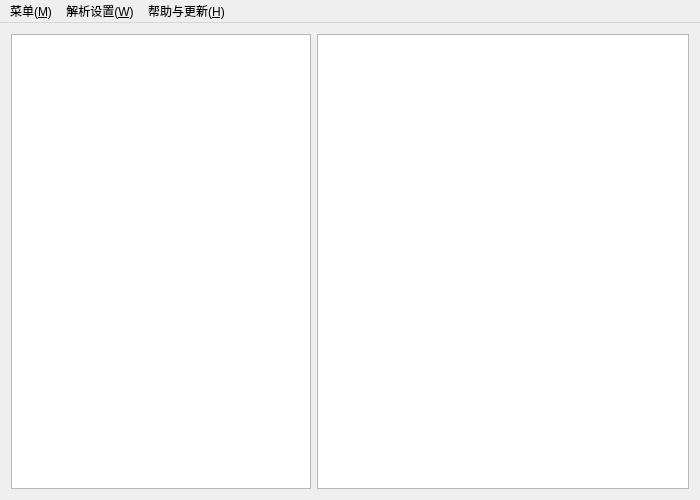
<?xml version="1.0" encoding="UTF-8"?>
<ui version="4.0">
 <class>MainWindow</class>
 <widget class="QMainWindow" name="MainWindow">
  <property name="geometry">
   <rect>
    <x>0</x>
    <y>0</y>
    <width>700</width>
    <height>500</height>
   </rect>
  </property>
  <property name="windowTitle">
   <string>国网1376.2规约报文解析</string>
  </property>
  <widget class="QWidget" name="centralWidget">
   <layout class="QVBoxLayout" name="verticalLayout">
    <item>
     <layout class="QHBoxLayout" name="horizontalLayout">
      <item>
       <widget class="QTextEdit" name="textEdit">
        <property name="minimumSize">
         <size>
          <width>100</width>
          <height>0</height>
         </size>
        </property>
        <property name="maximumSize">
         <size>
          <width>300</width>
          <height>16777215</height>
         </size>
        </property>
        <property name="html">
         <string>&lt;!DOCTYPE HTML PUBLIC &quot;-//W3C//DTD HTML 4.0//EN&quot; &quot;http://www.w3.org/TR/REC-html40/strict.dtd&quot;&gt;
&lt;html&gt;&lt;head&gt;&lt;meta name=&quot;qrichtext&quot; content=&quot;1&quot; /&gt;&lt;style type=&quot;text/css&quot;&gt;
p, li { white-space: pre-wrap; }
&lt;/style&gt;&lt;/head&gt;&lt;body style=&quot; font-family:'SimSun'; font-size:9pt; font-weight:400; font-style:normal;&quot;&gt;
&lt;p style=&quot;-qt-paragraph-type:empty; margin-top:0px; margin-bottom:0px; margin-left:0px; margin-right:0px; -qt-block-indent:0; text-indent:0px;&quot;&gt;&lt;br /&gt;&lt;/p&gt;&lt;/body&gt;&lt;/html&gt;</string>
        </property>
       </widget>
      </item>
      <item>
       <widget class="QTextBrowser" name="textBrowser">
        <property name="font">
         <font>
          <family>宋体</family>
         </font>
        </property>
       </widget>
      </item>
     </layout>
    </item>
   </layout>
  </widget>
  <widget class="QMenuBar" name="menuBar">
   <property name="geometry">
    <rect>
     <x>0</x>
     <y>0</y>
     <width>700</width>
     <height>17</height>
    </rect>
   </property>
   <widget class="QMenu" name="menu">
    <property name="title">
     <string>菜单(&amp;M)</string>
    </property>
    <addaction name="action_F1"/>
    <addaction name="action_F2"/>
    <addaction name="action_C"/>
    <addaction name="action_S"/>
    <addaction name="action_Q"/>
   </widget>
   <widget class="QMenu" name="menu_2">
    <property name="title">
     <string>解析设置(&amp;W)</string>
    </property>
    <addaction name="action_2013"/>
   </widget>
   <widget class="QMenu" name="menu_3">
    <property name="title">
     <string>帮助与更新(&amp;H)</string>
    </property>
    <addaction name="action"/>
    <addaction name="action_H"/>
    <addaction name="action_D"/>
   </widget>
   <addaction name="menu"/>
   <addaction name="menu_2"/>
   <addaction name="menu_3"/>
  </widget>
  <action name="action_F1">
   <property name="text">
    <string>打开报文(&amp;O) F1</string>
   </property>
  </action>
  <action name="action_F2">
   <property name="text">
    <string>解析报文(&amp;X) F2</string>
   </property>
  </action>
  <action name="action_C">
   <property name="text">
    <string>清屏(&amp;C)       F3</string>
   </property>
  </action>
  <action name="action_Q">
   <property name="text">
    <string>退出(&amp;Q)</string>
   </property>
  </action>
  <action name="action_2013">
   <property name="text">
    <string>1376.2(&amp;N)</string>
   </property>
  </action>
  <action name="action_S">
   <property name="text">
    <string>保存结果(&amp;S) F4</string>
   </property>
  </action>
  <action name="action">
   <property name="text">
    <string>版本说明(&amp;V)</string>
   </property>
  </action>
  <action name="action_H">
   <property name="text">
    <string>帮助(&amp;H)</string>
   </property>
  </action>
  <action name="action_D">
   <property name="text">
    <string>下载最新版本(&amp;D)</string>
   </property>
  </action>
 </widget>
 <layoutdefault spacing="6" margin="11"/>
 <resources/>
 <connections/>
</ui>
